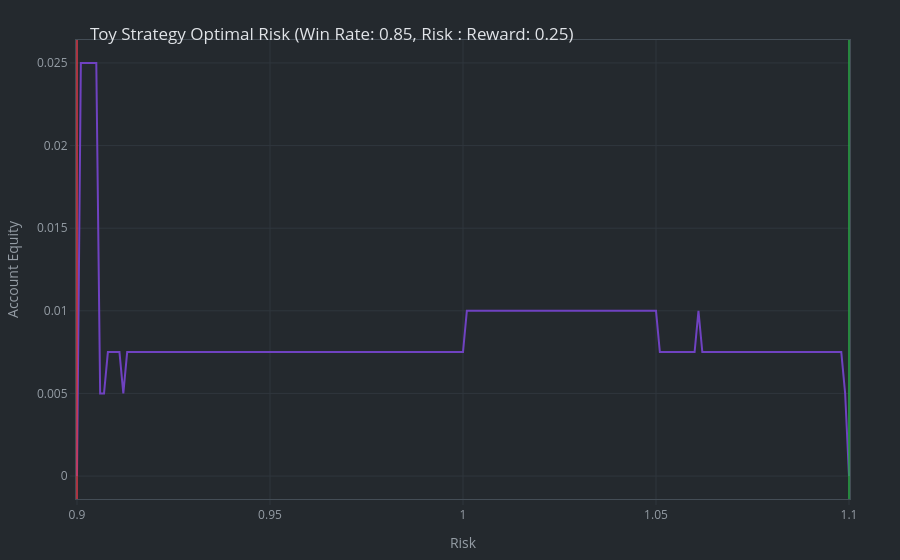

This figure's notebook cell:
### Code cell
df = pd.DataFrame({
    "Equity": arr_discretised_equities,
    "Optimal Risk": arr_policy,
})

fig = go.Figure()

fig.add_trace(
    go.Scatter(
        x=arr_discretised_equities,
        y=arr_policy,
        mode="lines",
        line=dict(color=COLOURS["purple"][5], width=2),
    )
)

fig.add_vline(
    x=pass_equity,
    line_color=COLOURS["green"][5],
    line_width=2,
    opacity=0.75,
)

fig.add_vline(
    x=fail_equity,
    line_color=COLOURS["red"][5],
    line_width=2,
    opacity=0.75,
)

fig.update_layout(
    title=(
        f"Toy Strategy Optimal Risk "
        f"(Win Rate: {win_rate}, Risk : Reward: {risk_to_reward})"
    ),
    xaxis_title="Risk",
    yaxis_title="Account Equity",
)

fig.show()

### Figure 1 — Plotly figure (JSON) as saved in the notebook; plotly's stock layout.template omitted (floating-point values rounded to 4 significant figures; data arrays with more than 128 entries replaced by an {"elided": "..."} marker saying what was removed)
{"data": [{"line": {"color": "#6f42c1", "width": 2}, "mode": "lines", "type": "scatter", "x": {"elided": "201 float values"}, "y": {"elided": "201 float values"}}], "layout": {"shapes": [{"line": {"color": "#28a745", "width": 2}, "opacity": 0.75, "type": "line", "x0": 1.1, "x1": 1.1, "xref": "x", "y0": 0, "y1": 1, "yref": "y domain"}, {"line": {"color": "#d73a49", "width": 2}, "opacity": 0.75, "type": "line", "x0": 0.9, "x1": 0.9, "xref": "x", "y0": 0, "y1": 1, "yref": "y domain"}], "title": {"text": "Toy Strategy Optimal Risk (Win Rate: 0.85, Risk : Reward: 0.25)"}, "xaxis": {"title": {"text": "Risk"}}, "yaxis": {"title": {"text": "Account Equity"}}}}
